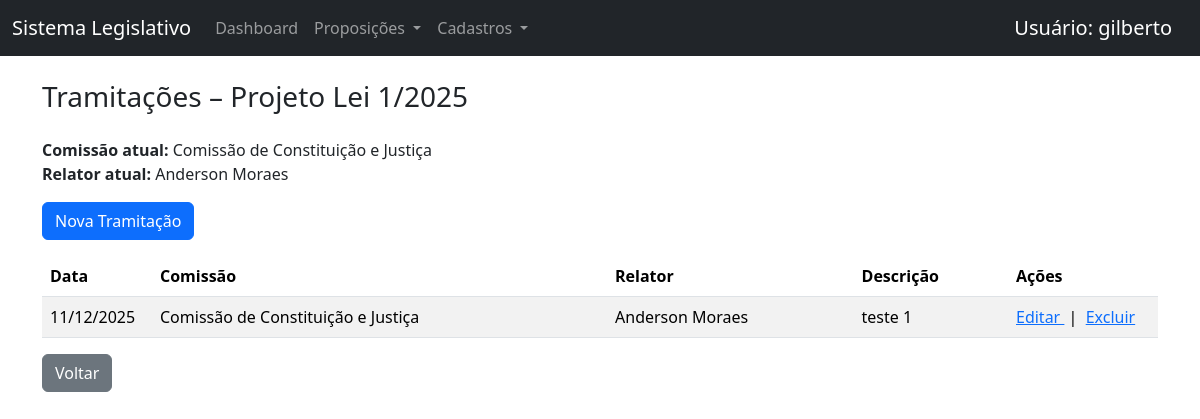
The page /proposicao/1/tramitacoes/ (signed in) on the database its author committed.
### www/models.py (models this page shows, shortened)
class Proposicao(models.Model):
    tipo = models.ForeignKey(
        TipoProposicao,
        on_delete=models.PROTECT,
        related_name="proposicoes"
    )
    numero = models.CharField(max_length=20)
    ementa = models.TextField()
    autores = models.ManyToManyField(Autor, related_name="proposicoes_autoria")
    class Meta:
        constraints = [
            models.UniqueConstraint(
                fields=["tipo", "numero"],
                name="unique_numero_por_tipo"
            )
        ]
    def __str__(self):
        return f"{self.tipo} {self.numero}"
    @property
    def comissao_atual(self):
        ultima = self.tramitacoes.order_by("-data_evento").first()
        return ultima.comissao if ultima else None
    @property
    def relator_atual(self):
        ultima = self.tramitacoes.order_by("-data_evento").first()
        return ultima.relator if ultima else None

class TipoProposicao(models.Model):
    sigla = models.CharField(
        max_length=10,
        unique=True,
        help_text="Código curto do tipo de proposição (até 10 caracteres)"
    )
    nome = models.CharField(
        max_length=100,
        unique=True
    )
    ativo = models.BooleanField(default=True)
    class Meta:
        verbose_name = "Tipo de Proposição"
        verbose_name_plural = "Tipos de Proposição"
        ordering = ["nome"]
    def __str__(self):
        return f"{self.nome}"

class Tramitacao(models.Model):
    proposicao = models.ForeignKey(
        Proposicao,
        on_delete=models.CASCADE,
        related_name="tramitacoes"
    )
    comissao = models.ForeignKey(
        Comissao,
        on_delete=models.PROTECT
    )
    relator = models.ForeignKey(
        Autor,
        on_delete=models.SET_NULL,
        null=True,
        blank=True,
        related_name="relatorias"
    )
    data_evento = models.DateField()
    descricao = models.CharField(max_length=255)
    observacao = models.TextField(blank=True, null=True)
    class Meta:
        ordering = ["data_evento"]

class Comissao(models.Model):
    sigla = models.CharField(max_length=20, unique=True)
    nome = models.CharField(max_length=255)
    ativa = models.BooleanField(default=True)
    class Meta:
        ordering = ["nome"]
    def __str__(self):
        return self.nome

class Autor(models.Model):
    nome = models.CharField(max_length=150)
    sexo = models.CharField(
        max_length=1,
        choices=[
            ("M", "Masculino"),
            ("F", "Feminino"),
        ]
    )
    ativo = models.BooleanField(default=True)
    class Meta:
        verbose_name = "Autor"
        verbose_name_plural = "Autores"
        ordering = ["nome"]
    def __str__(self):
        status = "" if self.ativo else " (inativo)"
        return f"{self.nome}{status}"

### www/views.py (the view, shortened to what this page needs)
# urls.py: path("proposicao/<int:proposicao_id>/tramitacoes/", TramitacaoListView.as_view(), name="tramitacao_list"),
class TramitacaoListView(LoginRequiredMixin, ListView):
    model = Tramitacao
    template_name = "www/tramitacao_list.html"
    context_object_name = "tramitacoes"
    def get_queryset(self):
        proposicao_id = self.kwargs["proposicao_id"]
        try:
            proposicao = Proposicao.objects.get(pk=proposicao_id)
        except Proposicao.DoesNotExist:
            raise Http404("Proposição não encontrada")
        user = self.request.user
        return (
            Tramitacao.objects
            .filter(proposicao=proposicao)
            .select_related("comissao", "relator")
            .order_by("data_evento")
        )
    def get_context_data(self, **kwargs):
        context = super().get_context_data(**kwargs)
        context["proposicao"] = Proposicao.objects.get(
            pk=self.kwargs["proposicao_id"]
        )
        return context

### www/templates/www/tramitacao_list.html
{% extends "base.html" %}
{% block content %}
<h3 class="mb-4">
    Tramitações – {{ proposicao }}
</h3>
<p class="mb-3">
    <strong>Comissão atual:</strong>
    {{ proposicao.comissao_atual|default:"—" }}<br>
    <strong>Relator atual:</strong>
    {{ proposicao.relator_atual|default:"—" }}
</p>
<a href="{% url 'tramitacao_create' proposicao.id %}"
   class="btn btn-primary mb-3">
    Nova Tramitação
</a>
<table class="table table-striped align-middle">
    <thead>
        <tr>
            <th style="width: 110px;">Data</th>
            <th>Comissão</th>
            <th>Relator</th>
            <th>Descrição</th>
            <th style="width: 150px;">Ações</th>
        </tr>
    </thead>
    <tbody>
        {% for t in tramitacoes %}
        <tr>
            <td>{{ t.data_evento|date:"d/m/Y" }}</td>
            <td>{{ t.comissao }}</td>
            <td>{{ t.relator|default:"—" }}</td>
            <td>{{ t.descricao }}</td>
            <td>
                <a href="{% url 'tramitacao_update' proposicao.id t.id %}">
                    Editar
                </a>
                &nbsp;|&nbsp;
                <a href="{% url 'tramitacao_delete' proposicao.id t.id %}">
                    Excluir
                </a>
            </td>
        </tr>
        {% empty %}
        <tr>
            <td colspan="5" class="text-center">
                Nenhuma tramitação registrada.
            </td>
        </tr>
        {% endfor %}
    </tbody>
</table>
<a href="{% url 'proposicao_list' %}" class="btn btn-secondary">
    Voltar
</a>
{% endblock %}

### www/templates/base.html (shortened to what this page needs)
<!DOCTYPE html>
<html lang="pt-br">
<head>
    <link href="https://cdn.jsdelivr.net/npm/bootstrap@5.3.2/dist/css/bootstrap.min.css" rel="stylesheet">
</head>
<body>
  <nav class="navbar navbar-expand-lg navbar-dark bg-dark mb-4">
    <div class="container-fluid">
      <a class="navbar-brand" href="{% url 'dashboard' %}">
          Sistema Legislativo
      </a>
      <div class="collapse navbar-collapse" id="navbarNav">
        <ul class="navbar-nav me-auto">
          <li class="nav-item">
            <a class="nav-link" href="{% url 'dashboard' %}">Dashboard</a>
          </li>
          <li class="nav-item dropdown">
            <a class="nav-link dropdown-toggle" href="#" role="button"
               data-bs-toggle="dropdown">
              Proposições
            </a>
          </li>
          <li class="nav-item dropdown">
            <a class="nav-link dropdown-toggle" href="#" role="button"
               data-bs-toggle="dropdown">
              Cadastros
            </a>
          </li>
        </ul>
      </div>
      <div class="navbar-brand">
        Usuário: {{ user.username }}
      </div>
    </div>
  </nav>
  <div class="container">
      {% block content %}{% endblock %}
  </div>
</body>
</html>

### rows shown on the page
Proposicao: tipo+numero "Projeto Lei 1/2025", comissao_atual "Comissão de Constituição e Justiça", relator_atual "Anderson Moraes"
Tramitacao: data_evento "11/12/2025", comissao "Comissão de Constituição e Justiça", relator "Anderson Moraes", descricao "teste 1"

### other values the page prints
{{ user.username }} "gilberto"
